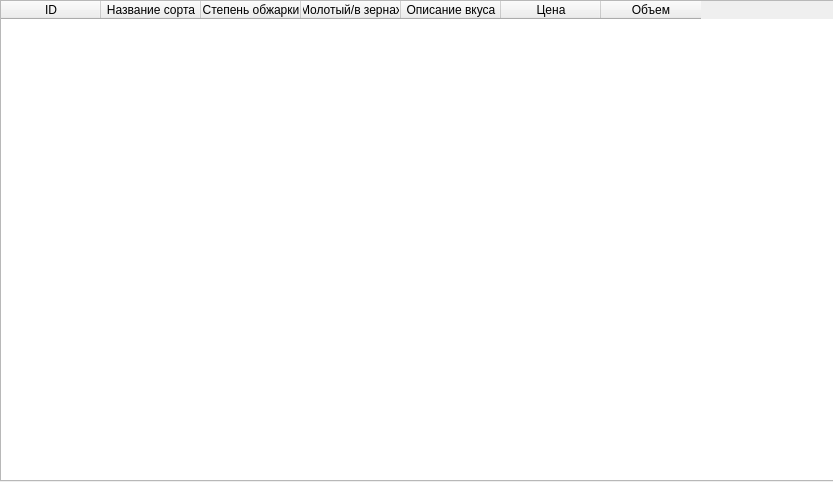
<?xml version="1.0" encoding="UTF-8"?>
<ui version="4.0">
 <class>Form</class>
 <widget class="QWidget" name="Form">
  <property name="geometry">
   <rect>
    <x>0</x>
    <y>0</y>
    <width>833</width>
    <height>482</height>
   </rect>
  </property>
  <property name="windowTitle">
   <string>Form</string>
  </property>
  <widget class="QTableWidget" name="tableWidget">
   <property name="geometry">
    <rect>
     <x>0</x>
     <y>0</y>
     <width>841</width>
     <height>481</height>
    </rect>
   </property>
   <column>
    <property name="text">
     <string>ID</string>
    </property>
    <property name="font">
     <font>
      <family>Arial</family>
     </font>
    </property>
    <property name="textAlignment">
     <set>AlignCenter</set>
    </property>
   </column>
   <column>
    <property name="text">
     <string>Название сорта</string>
    </property>
   </column>
   <column>
    <property name="text">
     <string>Степень обжарки</string>
    </property>
   </column>
   <column>
    <property name="text">
     <string>Молотый/в зернах</string>
    </property>
   </column>
   <column>
    <property name="text">
     <string>Описание вкуса</string>
    </property>
   </column>
   <column>
    <property name="text">
     <string>Цена</string>
    </property>
   </column>
   <column>
    <property name="text">
     <string>Объем</string>
    </property>
   </column>
  </widget>
 </widget>
 <resources/>
 <connections/>
</ui>
